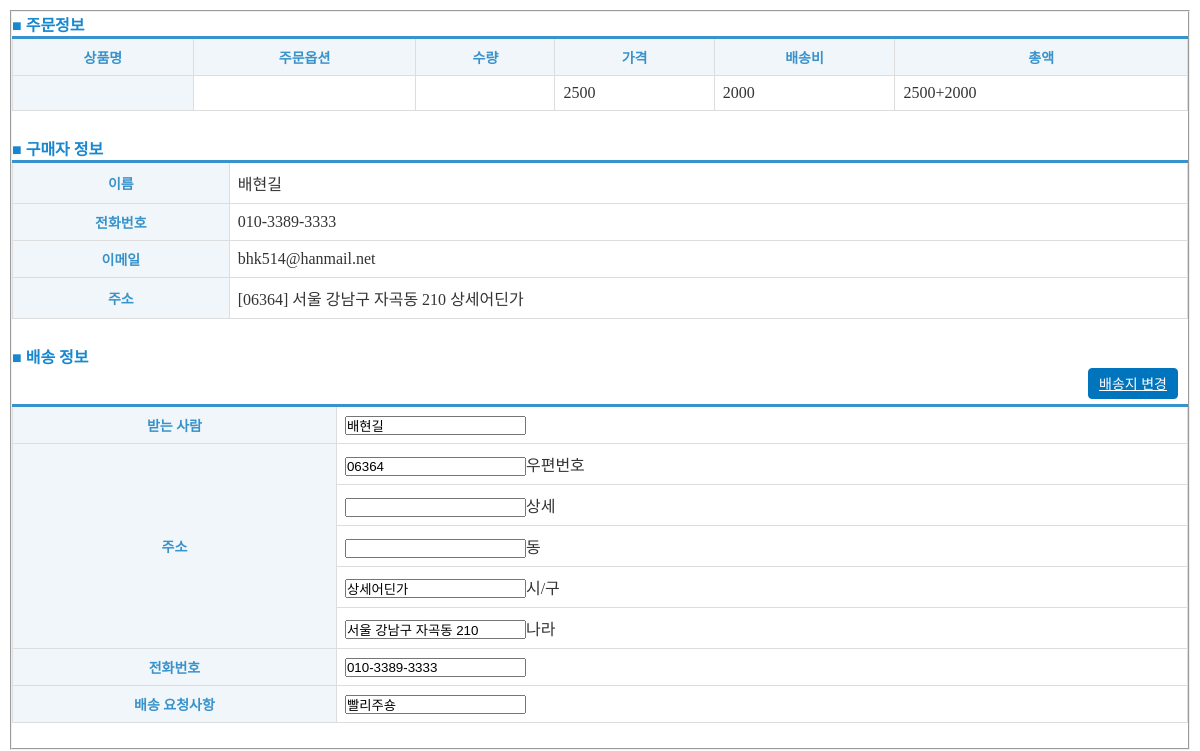
Page /mypage/pop_order.php?no=21 (signed in) on the committed database.
### tables this page shows
CREATE TABLE IF NOT EXISTS `tb_order` (
  `pk_no` int(11) NOT NULL AUTO_INCREMENT,
  `fk_order_number` varchar(50) DEFAULT NULL,
  `fd_date` date DEFAULT NULL,
  `fd_product_no` int(11) DEFAULT NULL,
  `fd_order_id` varchar(50) DEFAULT NULL,
  `fd_order_hp` varchar(50) DEFAULT NULL,
  `fd_order_name` varchar(50) DEFAULT NULL,
  `fd_order_mail` varchar(50) DEFAULT NULL,
  `fd_del_name` varchar(50) DEFAULT NULL,
  `fd_del_zip` varchar(50) DEFAULT NULL,
  `fd_del_address1` varchar(50) DEFAULT NULL,
  `fd_del_address2` varchar(50) DEFAULT NULL,
  `fd_del_hp` varchar(50) DEFAULT NULL,
  `fd_del_comment` varchar(50) DEFAULT NULL,
  `fd_price` int(11) DEFAULT NULL,
  `fd_del_fee` int(11) DEFAULT 0,
  `fd_payment` varchar(50) DEFAULT NULL,
  `fd_paynum` varchar(50) DEFAULT NULL,
  `fd_invoice_number` varchar(50) DEFAULT NULL,
  `fd_status` varchar(50) DEFAULT '1',
  `fd_status_msg` varchar(200) DEFAULT NULL,
  PRIMARY KEY (`pk_no`)
);

### common.php (called while the page is built, shortened)
<?php
	include_once('config/db_config.php');
	$mysqli = new mysqli($host, $user, $pw, $dbName);
	function query_send($query){
		global $mysqli;
		return mysqli_query($mysqli, $query);
	}
	function order_detail($no){
		$query = 'select * from tb_order where pk_no = '.$no;
		$result = query_send($query);
		$info = mysqli_fetch_array($result);
		return $info;
	}
?>

### mypage/pop_order.php (the view, shortened to what this page needs)
<?php
	include_once("../common.php");
	$no = $_GET['no'];
	$info = order_detail($no);
?>
<link href="http://cdnjs.cloudflare.com/ajax/libs/summernote/0.8.9/summernote.css" rel="stylesheet">
<link rel="stylesheet" type="text/css" href="../css/popup.css">
<section class="container">
	<div class="">
		<div class="tabletInner">
			<fieldset>
				<h4>■ 주문정보</h4>
				<table class="pop_table">
					<tbody>
						<tr>
							<th>상품명</th>
							<th>주문옵션</th>
							<th>수량</th>
							<th>가격</th>
							<th>배송비</th>
							<th>총액</th>
						</tr>
						<tr>
							<th><?=$info['fd_product_name']?></th>
							<td><?=$info['fd_product_option']?></td>
							<td><?=$info['fd_product_count']?></td>
							<td><?=$info['fd_price']?></td>
							<td><?=$info['fd_del_fee']?></td>
							<td><?=$info['fd_price']?>+<?=$info['fd_del_fee']?></td>
						</tr>
					</tbody>
				</table>
				<h4>■ 구매자 정보</h4>
				<table class="pop_table">
					<tbody>
						<tr>
							<th>이름</th>
							<td colspan="3"><?=$info['fd_order_name']?></td>
						</tr>
						<tr>
							<th>전화번호</th>
							<td colspan="3"><?=$info['fd_order_hp']?></td>
						</tr>
						<tr>
							<th>이메일</th>
							<td colspan="3"><?=$info['fd_order_mail']?></td>
						</tr>
						<tr>
							<th>주소</th>
							<td colspan="3">[<?=$info['fd_del_zip']?>] <?=$info['fd_del_address1']?> <?=$info['fd_del_address2']?><?=$info['fd_del_address3']?><?=$info['fd_del_address4']?></td>
						</tr>
					</tbody>
				</table>
				<h4>■ 배송 정보</h4>
				<a href="/" class="btn type05" id="change_btn">배송지 변경</a>
				<table class="pop_table">
					<tbody>
						<tr>
							<th>받는 사람</th>
							<td colspan="3">
								<input type="text" name="" value="<?=$info['fd_del_name']?>">
							</td>
						</tr>
						<tr>
							<th rowspan="5">주소</th>
							<td colspan="3">
								<input type="text" name="" value="<?=$info['fd_del_zip']?>"><label>우편번호</label>
							</td>
						</tr>
						<tr >
							<td colspan="3">
								<input type="text" name="" value="<?=$info['fd_del_address4']?>"><label>상세</label>
							</td>
						</tr>
						<tr>
							<td colspan="3">
								<input type="text" name="" value="<?=$info['fd_del_address3']?>"><label>동</label>
							</td>
						</tr>
						<tr>
							<td colspan="3">
								<input type="text" name="" value="<?=$info['fd_del_address2']?>"><label>시/구</label>
							</td>
						</tr>
						<tr>
							<td colspan="3">
								<input type="text" name="" value="<?=$info['fd_del_address1']?>"><label>나라</label>
							</td>
						</tr>
						<tr>
							<th>전화번호</th>
							<td colspan="3">
								<input type="text" name="" value="<?=$info['fd_del_hp']?>">
							</td>
						</tr>
						<tr>
							<th>배송 요청사항</th>
							<td colspan="3">
								<input type="text" name="" value="<?=$info['fd_del_comment']?>">
							</td>
						</tr>
					</tbody>
				</table>
			</fieldset>
		</div>
	</div>
</section>
</body>
</html>

### css/popup.css (style rules this page uses)
* { margin: 0; padding: 0 }
h4 { color: #1788d0 !important; }
table { border-collapse: collapse; border-top: 3px solid #3892cb; margin-bottom: 25px; }
table th { color: #3892cb; background: #f0f6f9; text-align: center; font-size: 14px !important; }
table th, table td { padding: 8px; border: 1px solid #ddd; }
.tabletInner { margin: 10px; }
.pop_table { width: 100%; }
.btn.type05 { padding: 0px 10px; box-sizing: border-box; line-height: 31px; height: 31px; font-size: 14px; color: #fff; vertical-align: middle; border: 1px solid #0074bd; border-radius: 4px; background: #0074bd; }
#change_btn { float: right; margin: 0px 10px 5px 10px; }

### rows in the picture
tb_order: fd_price "2500", fd_del_fee "2000", fd_order_name "배현길", fd_order_hp "010-3389-3333", fd_order_mail "bhk514@hanmail.net", fd_del_zip "06364", fd_del_address1 "서울 강남구 자곡동 210", fd_del_address2 "상세어딘가", fd_del_name "배현길", fd_del_hp "010-3389-3333", fd_del_comment "빨리주숑"
